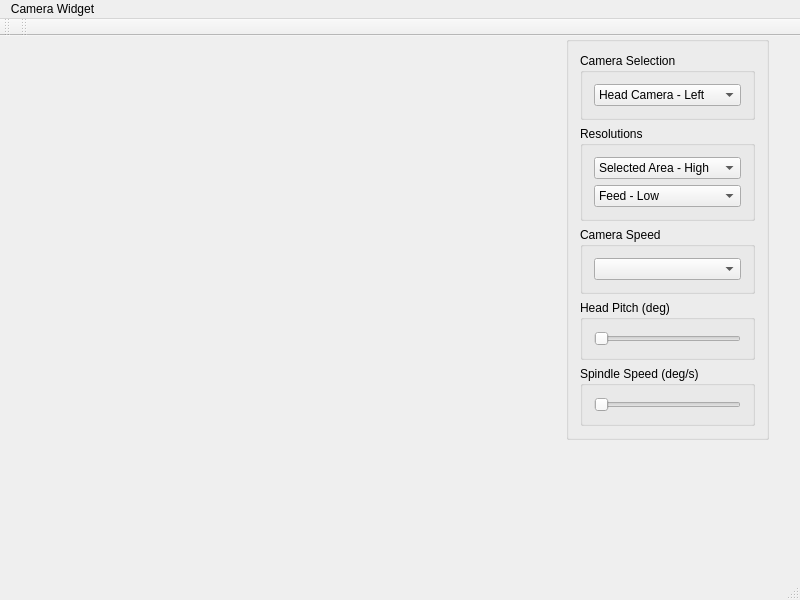
<?xml version="1.0" encoding="UTF-8"?>
<ui version="4.0">
 <class>MainWindow</class>
 <widget class="QMainWindow" name="MainWindow">
  <property name="geometry">
   <rect>
    <x>0</x>
    <y>0</y>
    <width>800</width>
    <height>600</height>
   </rect>
  </property>
  <property name="windowTitle">
   <string>Camera Widget</string>
  </property>
  <widget class="QWidget" name="centralWidget">
   <widget class="QGroupBox" name="groupBox">
    <property name="geometry">
     <rect>
      <x>566</x>
      <y>0</y>
      <width>217</width>
      <height>468</height>
     </rect>
    </property>
    <property name="title">
     <string/>
    </property>
    <property name="alignment">
     <set>Qt::AlignLeading|Qt::AlignLeft|Qt::AlignTop</set>
    </property>
    <layout class="QGridLayout" name="gridLayout_6">
     <property name="sizeConstraint">
      <enum>QLayout::SetFixedSize</enum>
     </property>
     <item row="0" column="0">
      <widget class="QGroupBox" name="Selection_3">
       <property name="title">
        <string>Camera Selection</string>
       </property>
       <property name="alignment">
        <set>Qt::AlignLeading|Qt::AlignLeft|Qt::AlignTop</set>
       </property>
       <layout class="QGridLayout" name="gridLayout">
        <property name="sizeConstraint">
         <enum>QLayout::SetFixedSize</enum>
        </property>
        <item row="0" column="0">
         <widget class="QComboBox" name="comboBox_7">
          <property name="enabled">
           <bool>true</bool>
          </property>
          <property name="insertPolicy">
           <enum>QComboBox::InsertAtTop</enum>
          </property>
          <item>
           <property name="text">
            <string>Head Camera - Left</string>
           </property>
          </item>
          <item>
           <property name="text">
            <string>Head Camera - Right</string>
           </property>
          </item>
          <item>
           <property name="text">
            <string>Hand Camera - Left</string>
           </property>
          </item>
          <item>
           <property name="text">
            <string>Hand Camera - Right</string>
           </property>
          </item>
         </widget>
        </item>
       </layout>
      </widget>
     </item>
     <item row="1" column="0">
      <widget class="QGroupBox" name="groupBox_6">
       <property name="title">
        <string>Resolutions</string>
       </property>
       <property name="alignment">
        <set>Qt::AlignLeading|Qt::AlignLeft|Qt::AlignTop</set>
       </property>
       <layout class="QGridLayout" name="gridLayout_2">
        <property name="sizeConstraint">
         <enum>QLayout::SetMinimumSize</enum>
        </property>
        <item row="0" column="0">
         <widget class="QComboBox" name="comboBox_8">
          <item>
           <property name="text">
            <string>Selected Area - High</string>
           </property>
          </item>
          <item>
           <property name="text">
            <string>Selected Area - Low</string>
           </property>
          </item>
         </widget>
        </item>
        <item row="1" column="0">
         <widget class="QComboBox" name="comboBox_9">
          <property name="currentIndex">
           <number>1</number>
          </property>
          <item>
           <property name="text">
            <string>Feed - High</string>
           </property>
          </item>
          <item>
           <property name="text">
            <string>Feed - Low</string>
           </property>
          </item>
         </widget>
        </item>
       </layout>
      </widget>
     </item>
     <item row="3" column="0">
      <widget class="QGroupBox" name="Orientation_3">
       <property name="enabled">
        <bool>true</bool>
       </property>
       <property name="title">
        <string>Head Pitch (deg)</string>
       </property>
       <property name="alignment">
        <set>Qt::AlignLeading|Qt::AlignLeft|Qt::AlignTop</set>
       </property>
       <layout class="QGridLayout" name="gridLayout_4">
        <item row="0" column="0">
         <widget class="QSlider" name="horizontalSlider">
          <property name="orientation">
           <enum>Qt::Horizontal</enum>
          </property>
         </widget>
        </item>
       </layout>
      </widget>
     </item>
     <item row="4" column="0">
      <widget class="QGroupBox" name="groupBox_2">
       <property name="title">
        <string>Spindle Speed (deg/s)</string>
       </property>
       <property name="alignment">
        <set>Qt::AlignLeading|Qt::AlignLeft|Qt::AlignTop</set>
       </property>
       <layout class="QGridLayout" name="gridLayout_5">
        <item row="0" column="0">
         <widget class="QSlider" name="horizontalSlider_2">
          <property name="orientation">
           <enum>Qt::Horizontal</enum>
          </property>
         </widget>
        </item>
       </layout>
      </widget>
     </item>
     <item row="2" column="0">
      <widget class="QGroupBox" name="Mode_3">
       <property name="title">
        <string>Camera Speed</string>
       </property>
       <property name="alignment">
        <set>Qt::AlignLeading|Qt::AlignLeft|Qt::AlignTop</set>
       </property>
       <layout class="QGridLayout" name="gridLayout_3">
        <property name="sizeConstraint">
         <enum>QLayout::SetDefaultConstraint</enum>
        </property>
        <item row="1" column="0">
         <widget class="QComboBox" name="comboBox"/>
        </item>
       </layout>
      </widget>
     </item>
    </layout>
   </widget>
   <widget class="QWidget" name="widget" native="true">
    <property name="geometry">
     <rect>
      <x>0</x>
      <y>0</y>
      <width>581</width>
      <height>571</height>
     </rect>
    </property>
    <property name="mouseTracking">
     <bool>false</bool>
    </property>
    <property name="autoFillBackground">
     <bool>false</bool>
    </property>
    <property name="styleSheet">
     <string notr="true">border-image: url(:/new/prefix1/mockup_video.jpg);</string>
    </property>
   </widget>
  </widget>
  <widget class="QMenuBar" name="menuBar">
   <property name="geometry">
    <rect>
     <x>0</x>
     <y>0</y>
     <width>800</width>
     <height>25</height>
    </rect>
   </property>
   <widget class="QMenu" name="menuCamera_Widget">
    <property name="title">
     <string>Camera Widget</string>
    </property>
   </widget>
   <addaction name="menuCamera_Widget"/>
  </widget>
  <widget class="QToolBar" name="mainToolBar">
   <attribute name="toolBarArea">
    <enum>TopToolBarArea</enum>
   </attribute>
   <attribute name="toolBarBreak">
    <bool>false</bool>
   </attribute>
  </widget>
  <widget class="QStatusBar" name="statusBar"/>
  <widget class="QToolBar" name="toolBar">
   <property name="windowTitle">
    <string>toolBar</string>
   </property>
   <attribute name="toolBarArea">
    <enum>TopToolBarArea</enum>
   </attribute>
   <attribute name="toolBarBreak">
    <bool>false</bool>
   </attribute>
  </widget>
 </widget>
 <layoutdefault spacing="6" margin="11"/>
 <resources/>
 <connections/>
</ui>
